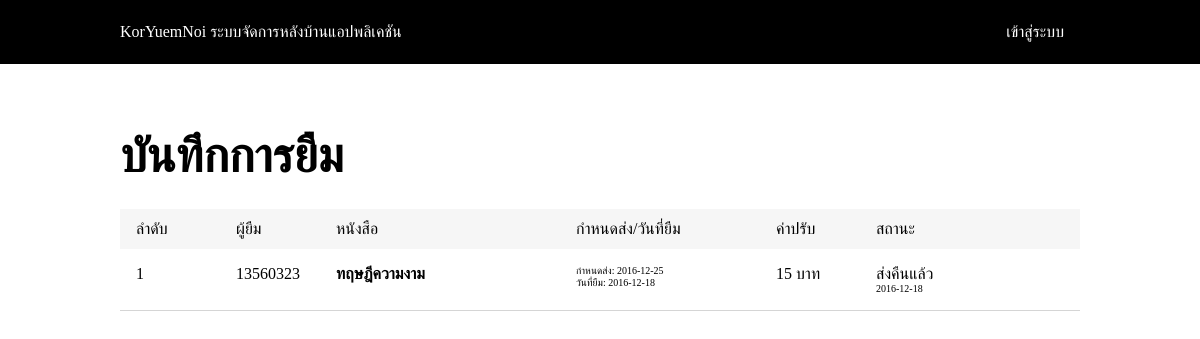
The app's page /WWW/admin/dashboard.php with its own data.
### tables this page shows
CREATE TABLE `book` (
  `book_id` int(11) NOT NULL,
  `isbn` varchar(13) NOT NULL,
  `title` varchar(300) NOT NULL,
  `type` int(3) NOT NULL,
  `detail` tinytext NOT NULL,
  `cover` tinytext NOT NULL,
  `created_at` timestamp NULL DEFAULT NULL,
  `updated_at` timestamp NULL DEFAULT NULL
);

CREATE TABLE `rentlist` (
  `rent_id` int(11) NOT NULL,
  `member_id` int(11) NOT NULL,
  `book_id` int(11) NOT NULL,
  `rent_date` varchar(13) DEFAULT NULL,
  `deadline_date` varchar(13) DEFAULT NULL,
  `sendback_date` varchar(13) DEFAULT NULL,
  `status` int(11) NOT NULL DEFAULT '0'
);

CREATE TABLE `member` (
  `member_id` int(11) NOT NULL,
  `student_id` varchar(8) NOT NULL,
  `password` varchar(200) NOT NULL,
  `role` varchar(20) NOT NULL DEFAULT 'member',
  `created_at` timestamp NULL DEFAULT NULL
);

CREATE TABLE `fine` (
  `fine_id` int(11) NOT NULL,
  `member_id` int(11) NOT NULL,
  `fine` double NOT NULL
);

### WWW/admin/dashboard.php (the view, shortened to what this page needs)
<?php
require_once('./config.php');
?>
<!DOCTYPE html>
<html>
<head>
</head>
<body>
<?php include('./header.php'); ?>
<div style="width: 960px; margin: auto; padding-top: 48px;">
	<h1 style="padding-top: 16px;">บันทึกการยืม</h1>
	<div style="margin-top:24px; height: 40px; background: #f6f6f6; line-height: 40px;">
		<div style="float: left; width: 100px; padding-left: 16px;">ลำดับ</div>
		<div style="float: left; width: 100px;">ผู้ยืม</div>
		<div style="float: left; width: 240px;">หนังสือ</div>
		<div style="float: left; width: 200px;">กำหนดส่ง/วันที่ยืม</div>
		<div style="float: left; width: 100px;">ค่าปรับ</div>
		<div style="float: left;">สถานะ</div>
	</div>
<?php
	$rows = $mysqli -> query("SELECT * FROM book JOIN rentlist ON rentlist.book_id = book.book_id JOIN type ON type.type_id = book.type JOIN member ON member.member_id = rentlist.member_id JOIN fine ON fine.member_id = member.member_id ORDER BY rentlist.rent_id DESC");
	foreach ($rows as $row) {
	$title = $row['title'];
	$student_id = $row['student_id'];
	$rent_id = $row['rent_id'];
	$rent_date = $row['rent_date'];
	$deadline_date = $row['deadline_date'];
	$sendback_date = $row['sendback_date'];
	$status = $row['status'];
	$fine = $row['fine'];
?>
		<div style="margin-top: 16px; padding-bottom:16px; border-bottom: 1px #d5d5d5 solid;">
		<div style="float: left; width: 100px; padding-left: 16px;"><?php echo $rent_id; ?></div>
		<div style="float: left; width: 100px;"><?php echo $student_id; ?></div>
		<div style="float: left; width: 240px;"><p style="font-weight: bold; padding-bottom: 8px;"><?php echo $title; ?></p></div>
		<div style="float: left; width: 200px;"><p style="font-size: 10px;">กำหนดส่ง: <?php echo $deadline_date; ?><br>วันที่ยืม: <?php echo $rent_date; ?></p></div>
		<div style="float: left; width: 100px;"><?php echo $fine; ?> บาท</div>
		<div style="float: left; width: 100px;"><?php if($status==0) { echo'ยังไม่ส่งคืน'; } else { echo'ส่งคืนแล้ว<p style="font-size: 10px">'.$sendback_date.'</p>'; } ?></div>
		</div>
<?php
	}
?>
</div>
</body>
</html>

### WWW/admin/header.php (style rules this page uses)
* { margin:0; padding:0; font-size: 16px; }
div:after { clear:both; display:block; content:''; }
h1 { font-size: 48px; }

### records on screen
book: rentlist.rent_id "1", member.student_id "13560323", title "ทฤษฎีความงาม", rentlist.deadline_date "2016-12-25", rentlist.rent_date "2016-12-18", fine.fine "15", rentlist.sendback_date "2016-12-18"
